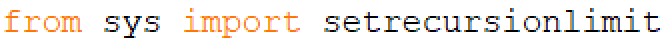
#> input picture data/setrecursionlimit.png, 335 x 21 px (shown 2 times larger)
$ python main.py
#> lines starting #> are read from the running program, lines starting #| are printed output that depends on the picture
### Certificate.py
from PIL import Image, ImageDraw, ImageFont
import os


def size_to_pixels(size):
    return size * 3 // 4


class Certificate:
    def __init__(self, owner, nomination, width=2970, height=2100, type='Сертификат'):
        self.width = width
        self.height = height
        self.owner = owner
        self.bg = None
        self.nomination = nomination
        self.content = []
        self.type = type

    def add_item(self, path, x, y, scale_x=1., scale_y=1., alpha=255, angle=0):
#> called with path = 'data/setrecursionlimit.png', x = 7, y = 10, scale_x = 9, scale_y = 9, alpha = 100, angle = 8
        item = Image.open(path)
#> item is the input picture: PIL image 335x21 RGBA; mean R, G, B, A 239.6, 234.5, 230.9, 255
        item.putalpha(alpha)
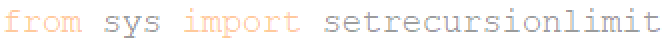
#> item: PIL image 335x21 RGBA (shown 2 times larger); mean R, G, B, A 239.6, 234.5, 230.9, 100; transparent parts drawn white
        item = item.rotate(angle, expand=True)
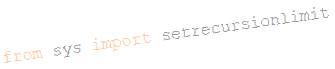
#> item: PIL image 335x69 RGBA; mean R, G, B, A 72.9, 71.4, 70.3, 30.4; transparent parts drawn white
        item = item.resize((int(scale_x * item.size[0]), int(scale_y * item.size[1])))
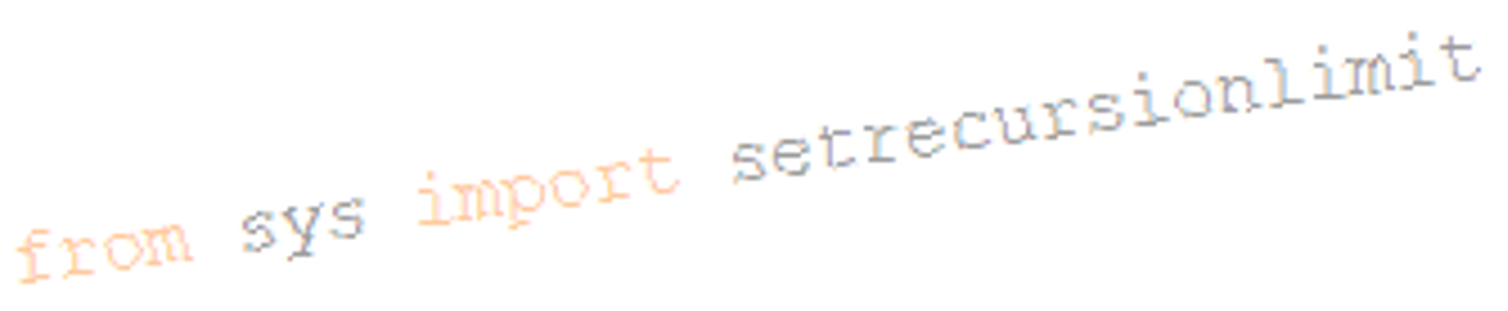
#> item: PIL image 3015x621 RGBA (shown at 1/2 size); mean R, G, B, A 76.5, 74.9, 73.7, 30.6; transparent parts drawn white
        self.content.append([item, (x, y)])

    def set_bg(self, path):
        self.bg = Image.open(path)
        self.bg = self.bg.resize((self.width, self.height))

    def save(self, path):
        self.build()
        certificate = Image.new('RGBA', (self.width, self.height), 'White')
        certificate.paste(self.bg, (0, 0))
        for item in self.content:
            certificate.paste(item[0], item[1], item[0])
        draw = ImageDraw.Draw(certificate)
        nom = list(map(lambda x: (x, 100), [''] + self.nomination.split('\n') + ['']))
        text = [(self.type, 140)] + nom + [(self.owner, 100)]
        y = 240
        for line in text:
            font = ImageFont.truetype(os.path.join('font', 'font.ttf'), size=line[1])
            length = font.getlength(line[0])
            y += (font.getbbox(line[0])[3] - font.getbbox(line[0])[1]) + 50
            draw.text(((self.width - length) // 2, y), line[0], fill=(0, 0, 0), font=font)
        certificate = certificate.convert('RGB')
        certificate.save(path)

    def build(self):
        self.add_item(os.path.join('data', 'setrecursionlimit.png'), 7, 10, scale_x=9, scale_y=9, alpha=100, angle=8)
        self.add_item(os.path.join('data', 'vector.png'), 800, 1400, scale_x=3, scale_y=3, alpha=100, angle=15)
#> call 2 of add_item, with path = 'data/vector.png', x = 800, y = 1400, scale_x = 3, scale_y = 3, alpha = 100, angle = 15
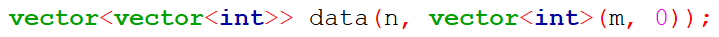
#> input picture data/vector.png, 719 x 37 px
#> in add_item, item is the input picture: PIL image 719x37 RGBA; mean R, G, B, A 236.7, 240.4, 236, 255
#> in add_item (call 2), `item.putalpha(alpha)`:
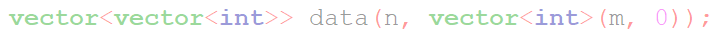
#> item: PIL image 719x37 RGBA; mean R, G, B, A 236.7, 240.4, 236, 100; transparent parts drawn white
#> in add_item (call 2), `item = item.rotate(angle, expand=True)`:
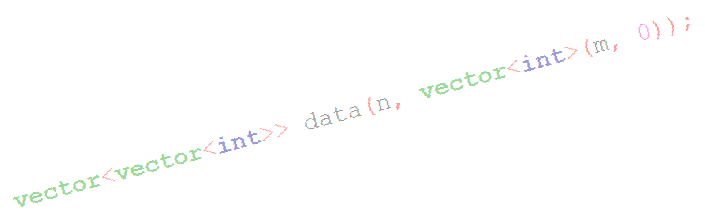
#> item: PIL image 705x223 RGBA; mean R, G, B, A 40.1, 40.7, 39.9, 16.9; transparent parts drawn white
        self.add_item(os.path.join('data', 'cpplogo.png'), 50, 1600, scale_x=0.3, scale_y=0.3, alpha=100)
        self.add_item(os.path.join('data', 'cflogo.png'), 2600, 1800, scale_x=0.7, scale_y=0.7, alpha=100)
        self.add_item(os.path.join('data', 'erat.png'), 100, 700, alpha=100, angle=-30, scale_x=1.25, scale_y=1.25)
        self.add_item(os.path.join('data', 'Hanoi.png'), 1500, 700, alpha=100, angle=10, scale_x=2, scale_y=2)
        self.set_bg(os.path.join('data', 'bg.png'))

### main.py
from Certificate import Certificate
import os

blank = Certificate('Максим', 'За написание этой программы получает')
#> (the run stopped early here; a loop or call above may not have finished)
